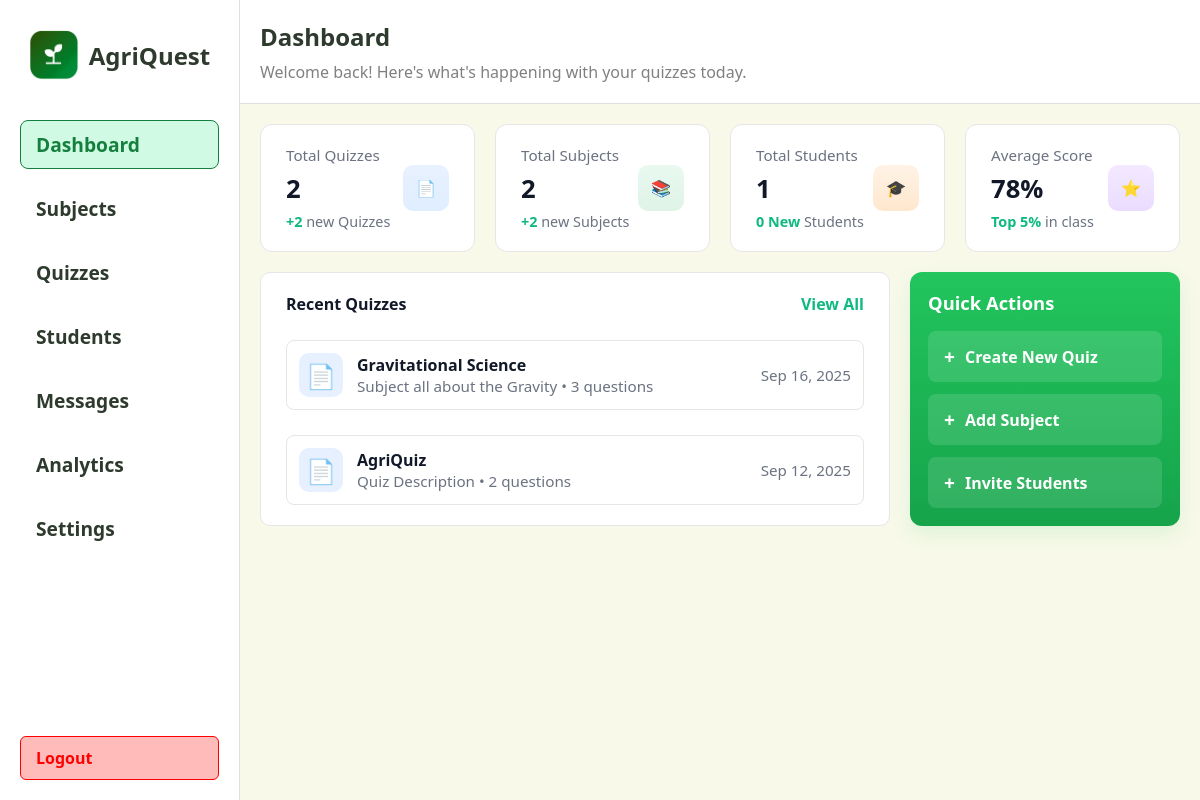
The page /teacher/dashboard (signed in) on the database its author committed.
### app/models.py (models this page shows)
class Quiz(db.Model):
	id = db.Column(db.Integer, primary_key=True)
	title = db.Column(db.String(200), nullable=False)
	description = db.Column(db.Text)
	time_limit = db.Column(db.Integer, default=0)  # minutes
	difficulty = db.Column(db.String(50))
	teacher_id = db.Column(db.Integer, db.ForeignKey('teacher.id'), nullable=True)
	subject_id = db.Column(db.Integer, db.ForeignKey('subject.id'), nullable=True)
	questions = db.relationship('Question', backref='quiz', cascade='all, delete-orphan', lazy=True)
	created_at = db.Column(db.DateTime, nullable=False, default=db.func.now())

### app/routes.py (the view, shortened to what this page needs)
@main.route("/teacher/dashboard")
def teacher_dashboard():
    teacher_id = session.get('teacher_id')
    recent_quizzes = []
    if teacher_id:
        recent_quizzes = (
            Quiz.query.filter_by(teacher_id=teacher_id)
            .order_by(Quiz.id.desc())
            .limit(5)
            .all()
        )
    try:
        now = datetime.utcnow()
        cutoff = now - timedelta(days=7)
        if teacher_id:
            total_quizzes = Quiz.query.filter_by(teacher_id=teacher_id).count()
            new_quizzes = (
                Quiz.query.filter(Quiz.teacher_id == teacher_id, Quiz.created_at >= cutoff).count()
            )
            total_subjects = (
                db.session.query(func.count(func.distinct(Quiz.subject_id)))
                .filter(Quiz.teacher_id == teacher_id, Quiz.subject_id != None)
                .scalar()
                or 0
            )
            new_subjects = (
                db.session.query(func.count(func.distinct(Quiz.subject_id)))
                .filter(Quiz.teacher_id == teacher_id, Quiz.created_at >= cutoff, Quiz.subject_id != None)
                .scalar()
                or 0
            )
        try:
            total_students = Student.query.count()
        except Exception:
            total_students = 0
        new_students = 0
    except Exception:
        total_quizzes = None
        new_quizzes = None
        total_subjects = None
        new_subjects = None
        total_students = None
        new_students = None
    return render_template(
        "teacher/dashboard.html",
        recent_quizzes=recent_quizzes,
        total_quizzes=total_quizzes,
        new_quizzes=new_quizzes,
        total_subjects=total_subjects,
        new_subjects=new_subjects,
        total_students=total_students,
        new_students=new_students,
    )

### app/templates/teacher/dashboard.html (shortened to what this page needs)
<!DOCTYPE html>
<html lang="en">
  <head>
  </head>
  <body>
    <div class="left">
      {% include 'partials/teacher_sidebar.html' %}
    </div>
    <div class="right">
      <div class="header">
        <div class="header-title">
          <span style="font-size: 1.5rem; font-weight: 700; color: #2d3a2d"
            >Dashboard</span
          >
          <span style="font-size: 1rem; color: grey"
            >Welcome back! Here's what's happening with your quizzes
            today.</span
          >
        </div>
      </div>
      <div class="stats">
    <div class="total-quizzes">
          <div class="stat-left">
            <div class="stat-title">Total Quizzes</div>
      <div class="stat-value">{{ total_quizzes if total_quizzes is not none else 0 }}</div>
            <div class="stat-delta">
              +{{ new_quizzes if new_quizzes is not none else 0 }}
              <span style="color: #6b7280; font-weight: 500"
                >new Quizzes</span
              >
            </div>
          </div>
          <div class="stat-right">
            <div class="stat-icon blue">📄</div>
          </div>
        </div>
    <div class="active-subjects">
          <div class="stat-left">
            <div class="stat-title">Total Subjects</div>
      <div class="stat-value">{{ total_subjects if total_subjects is not none else 0 }}</div>
            <div class="stat-delta" style="color: #10b981">
              +{{ new_subjects if new_subjects is not none else 0 }}
              <span style="color: #6b7280; font-weight: 500">new Subjects</span>
            </div>
          </div>
          <div class="stat-right">
            <div class="stat-icon green">📚</div>
          </div>
        </div>
        <div class="total-students">
          <div class="stat-left">
            <div class="stat-title">Total Students</div>
            <div class="stat-value">{{ total_students if total_students is not none else 0 }}</div>
            <div class="stat-delta" style="color: #10b981">
              {{ new_students if new_students is not none else '0' }} New
              <span style="color: #6b7280; font-weight: 500">Students</span>
            </div>
          </div>
          <div class="stat-right">
            <div class="stat-icon orange">‍🎓</div>
          </div>
        </div>
        <div class="avg-score">
          <div class="stat-left">
            <div class="stat-title">Average Score</div>
            <div class="stat-value">78%</div>
            <div class="stat-delta" style="color: #10b981">
              Top 5%
              <span style="color: #6b7280; font-weight: 500">in class</span>
            </div>
          </div>
          <div class="stat-right">
            <div class="stat-icon purple">⭐</div>
          </div>
        </div>
      </div>
      <div class="section">
        <div class="section-left">
          <div class="available-quizzes">
            <div style="display: flex; justify-content: space-between; align-items: center;">
              <div style="font-weight: 700; color: #111827">Recent Quizzes</div>
              <a style="color: #10b981; text-decoration: none; font-weight: 700">View All</a>
            </div>
            {% for quiz in recent_quizzes %}
            <div style="background: #fff; border-radius: 8px; padding: 12px; display: flex; align-items: center; gap: 14px; margin-top: 10px; border: 1px solid #e6e6e6;">
              <div style="width: 44px; height: 44px; border-radius: 10px; background: #e6f0ff; display: flex; align-items: center; justify-content: center; font-size: 1.5rem; color: #2563eb;">
                <span>📄</span>
              </div>
              <div style="flex: 1;">
                <div style="font-weight: 700; color: #111827;">{{ quiz.title }}</div>
                <div style="color: #6b7280; font-size: 0.95rem;">{{ quiz.description }} • {{ quiz.questions|length }} questions</div>
              </div>
              <div style="text-align: right;">
                <div style="color: #6b7280; font-size: 0.95rem;">{{ quiz.created_at.strftime('%b %d, %Y') if quiz.created_at else 'N/A' }}</div>
              </div>
            </div>
            {% endfor %}
          </div>
        </div>
        <div class="section-right">
            <div style="background: linear-gradient(180deg, #22c55e, #16a34a); border-radius: 12px; color: #fff; padding: 18px; margin-bottom: 20px; box-shadow: 0 8px 20px rgba(34,197,94,0.12);">
              <div style="font-weight: 700; margin-bottom: 16px; font-size: 1.15rem;">Quick Actions</div>
              <div style="display: flex; flex-direction: column; gap: 12px;">
                <a href="{{ url_for('main.teacher_create_quiz') }}" style="display: flex; align-items: center; gap: 10px; background: rgba(255,255,255,0.12); border: none; border-radius: 8px; padding: 12px 16px; color: #fff; font-weight: 600; font-size: 1rem; cursor: pointer;text-decoration: none;">
                  <span style="font-size: 1.2rem;">&#43;</span> Create New Quiz
                </a>
                <a href="#" style="display: flex; align-items: center; gap: 10px; background: rgba(255,255,255,0.12); border: none; border-radius: 8px; padding: 12px 16px; color: #fff; font-weight: 600; font-size: 1rem; cursor: pointer;text-decoration: none;">
                  <span style="font-size: 1.2rem;">&#43;</span> Add Subject
                </a>
                <a style="display: flex; align-items: center; gap: 10px; background: rgba(255,255,255,0.12); border: none; border-radius: 8px; padding: 12px 16px; color: #fff; font-weight: 600; font-size: 1rem; cursor: pointer;">
                  <span style="font-size: 1.2rem;">&#43;</span> Invite Students
                </a>
              </div>
            </div>
          </div>
        </div>
      </div>
  </body>
</html>

### app/templates/teacher/dashboard.html (style rules this page uses)
* { box-sizing: border-box; margin: 0; padding: 0; }
body { font-family: "Segoe UI", Tahoma, Geneva, Verdana, sans-serif; background: #f8f9e9; min-height: 100vh; display: flex; }
.left { width: 20%; background: white; padding: 20px; display: flex; flex-direction: column; justify-content: space-between; min-height: 100vh; border-right: 1px solid #e0e0e0; }
.right { height: 100vh; width: 80%; overflow-y: scroll; padding-bottom: 20px; }
.header { width: 100%; background-color: #fff; border-bottom: 1px solid #e0e0e0; margin-bottom: 20px; padding: 20px; display: flex; justify-content: space-between; align-items: center; }
.header-title { display: flex; flex-direction: column; gap: 8px; }
.stats { display: grid; grid-template-columns: repeat(4, 1fr); grid-template-rows: 1fr; grid-column-gap: 0px; grid-row-gap: 0px; padding: 0 10px; }
.total-quizzes { grid-area: 1 / 1 / 2 / 2; }
.active-subjects { grid-area: 1 / 2 / 2 / 3; }
.total-students { grid-area: 1 / 3 / 2 / 4; }
.avg-score { grid-area: 1 / 4 / 2 / 5; }
.total-quizzes, .active-subjects, .total-students, .avg-score { background: white; margin: 0 10px; padding: 20px 25px; border-radius: 12px; display: flex; align-items: center; justify-content: space-between; border: 1px solid #e6e6e6; }
.stat-left { display: flex; flex-direction: column; gap: 6px; }
.stat-title { color: #6b7280; font-size: 0.95rem; }
.stat-value { font-size: 1.6rem; font-weight: 700; color: #111827; }
.stat-delta { font-size: 0.9rem; color: #10b981; font-weight: 600; }
.stat-right { display: flex; align-items: center; justify-content: center; }
.stat-icon { width: 46px; height: 46px; border-radius: 10px; display: flex; align-items: center; justify-content: center; font-weight: 700; }
.stat-icon.blue { background: linear-gradient(180deg, #e8f1ff, #dfeeff); color: #1e3a8a; }
.stat-icon.green { background: linear-gradient(180deg, #e9f9f0, #dff3e6); color: #065f46; }
.stat-icon.purple { background: linear-gradient(180deg, #f3e9ff, #eadcff); color: #6b21a8; }
.stat-icon.orange { background: linear-gradient(180deg, #fff3e6, #ffe7ce); color: #b45309; }
.section { display: flex; gap: 20px; padding: 0 20px; margin-top: 20px; }
.section-left, .section-right { border-radius: 12px; }
.section-left { width: 70%; }
.section-right { width: 30%; }
.available-quizzes { width: 100%; background: white; border-radius: 10px; padding: 20px 25px; border: 1px solid #e6e6e6; display: flex; flex-direction: column; gap: 15px; }

### rows shown on the page
Quiz: title "Gravitational Science", description "Subject all about the Gravity", questions|length "3", created_at "Sep 16, 2025"
Quiz: title "AgriQuiz", description "Quiz Description", questions|length "2", created_at "Sep 12, 2025"

### other values the page prints
{{ total_quizzes if total_quizzes is not none else 0 }} "2"
{{ new_quizzes if new_quizzes is not none else 0 }} "2"
{{ total_subjects if total_subjects is not none else 0 }} "2"
{{ new_subjects if new_subjects is not none else 0 }} "2"
{{ total_students if total_students is not none else 0 }} "1"
{{ new_students if new_students is not none else '0' }} "0"
